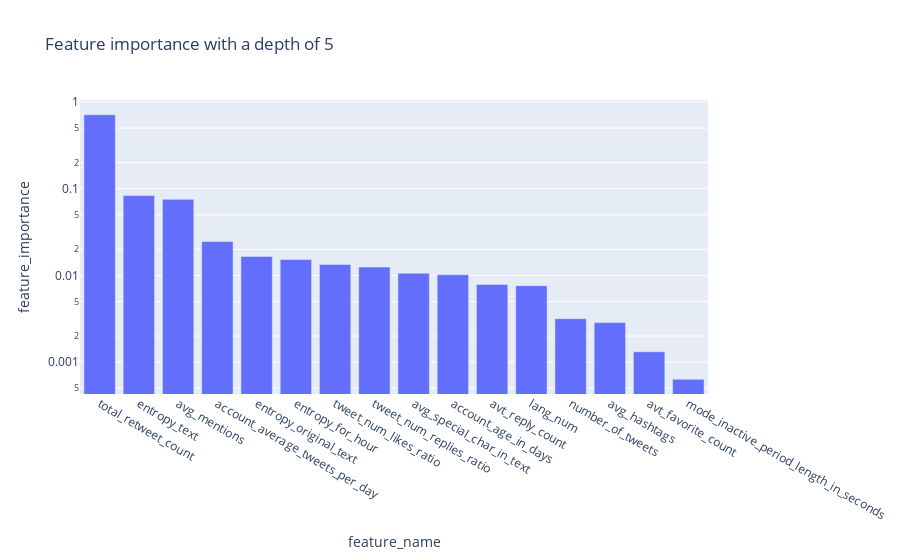

The cell this chart's notebook holds for it:
### Code cell
useless_features = plot_feature_importance(df, label, max_tree_depth=5, criterion="gini")

### Figure 1 — Plotly figure (JSON) as saved in the notebook; plotly's stock layout.template omitted (floating-point values rounded to 4 significant figures)
{"data": [{"alignmentgroup": "True", "hovertemplate": "feature_name=%{x}<br>feature_importance=%{y}<extra></extra>", "legendgroup": "", "marker": {"color": "#636efa", "pattern": {"shape": ""}}, "name": "", "offsetgroup": "", "orientation": "v", "showlegend": false, "textposition": "auto", "type": "bar", "x": ["total_retweet_count", "entropy_text", "avg_mentions", "account_average_tweets_per_day", "entropy_original_text", "entropy_for_hour", "tweet_num_likes_ratio", "tweet_num_replies_ratio", "avg_special_char_in_text", "account_age_in_days", "avt_reply_count", "lang_num", "number_of_tweets", "avg_hashtags", "avt_favorite_count", "mode_inactive_period_length_in_seconds"], "xaxis": "x", "y": [0.7145, 0.08345, 0.07543, 0.02469, 0.01658, 0.01526, 0.01338, 0.0125, 0.0106, 0.01016, 0.007861, 0.007618, 0.003171, 0.002857, 0.001316, 0.0006337], "yaxis": "y"}], "layout": {"barmode": "relative", "legend": {"tracegroupgap": 0}, "title": {"text": "Feature importance with a depth of 5"}, "xaxis": {"anchor": "y", "domain": [0, 1], "title": {"text": "feature_name"}}, "yaxis": {"anchor": "x", "domain": [0, 1], "title": {"text": "feature_importance"}, "type": "log"}}}
